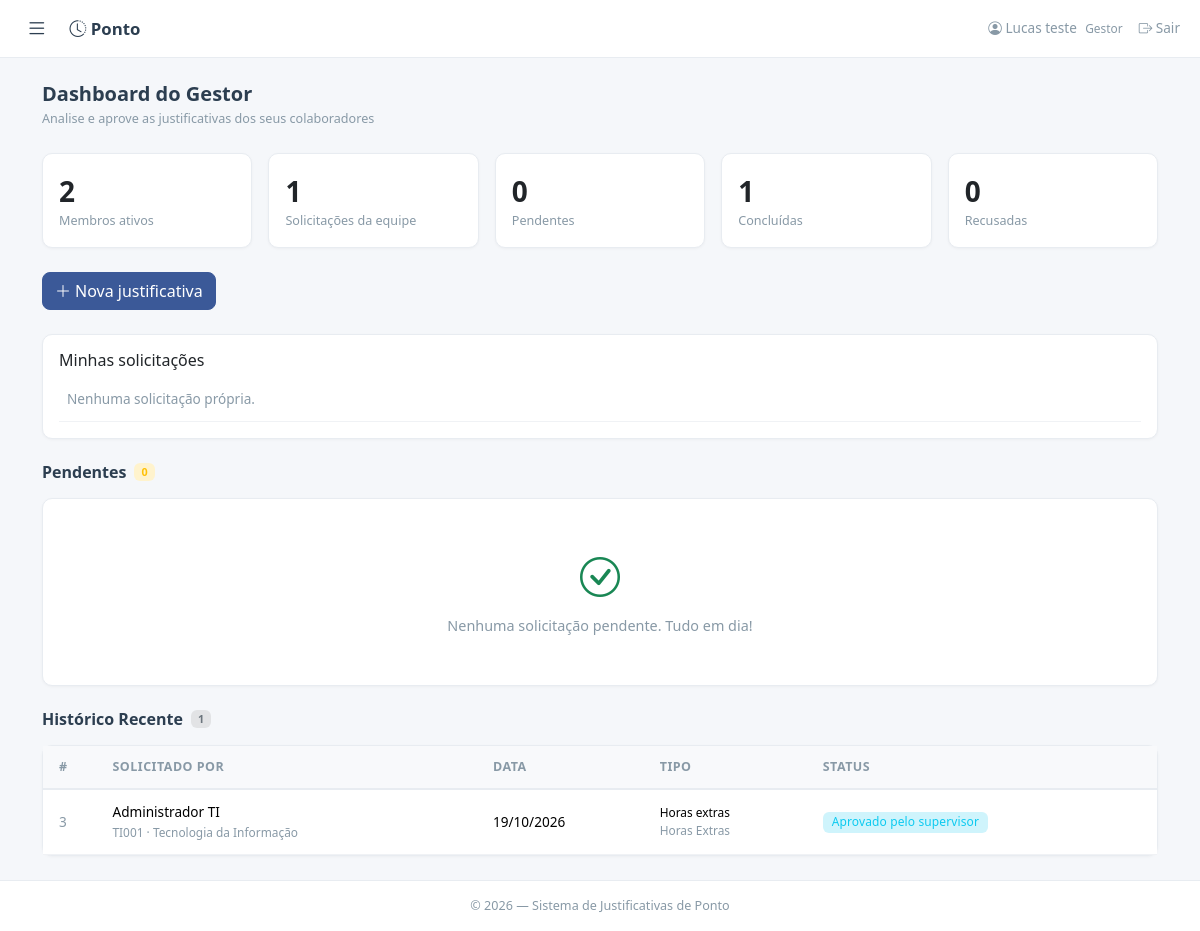
Page /gestor (signed in) on the earlier database version.
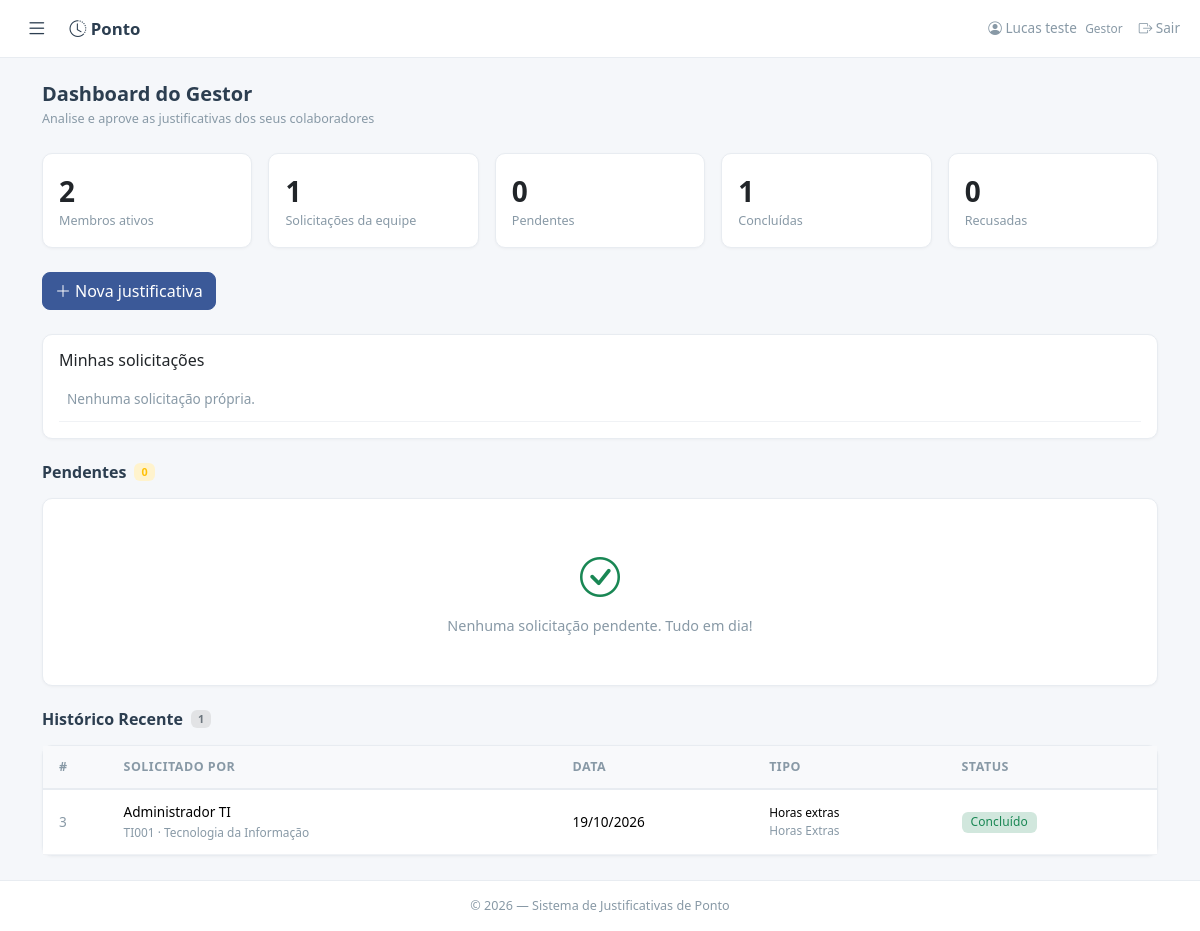
Same page on the later database version.
### models.py (models this page shows, shortened)
class Solicitacao(db.Model):
    __tablename__ = 'solicitacoes'
    id = db.Column(db.Integer, primary_key=True)
    colaborador_id = db.Column(db.Integer, db.ForeignKey('usuarios.id'), nullable=False)
    colaboradores = db.relationship('Colaborador', secondary=solicitacao_colaboradores,
                                    backref=db.backref('solicitacoes', lazy='dynamic'))
    participantes = db.relationship('SolicitacaoParticipante', backref='solicitacao',
                                    cascade='all, delete-orphan', order_by='SolicitacaoParticipante.ordem')
    data_ocorrencia = db.Column(db.Date, nullable=False)
    tipo_ocorrencia = db.Column(db.String(80), nullable=False)
    tipo_justificativa = db.Column(db.String(80), nullable=True)
    horario_entrada = db.Column(db.String(5), nullable=True)
    horario_saida = db.Column(db.String(5), nullable=True)
    motivo = db.Column(db.Text, nullable=False)
    comprovante = db.Column(db.Text, nullable=True)  # JSON com nomes dos anexos
    status = db.Column(db.String(30), default='pendente')
    gestor_id = db.Column(db.Integer, db.ForeignKey('usuarios.id'), nullable=True)
    gestor_parecer = db.Column(db.Text, nullable=True)
    gestor_data = db.Column(db.DateTime, nullable=True)
    dp_id = db.Column(db.Integer, db.ForeignKey('usuarios.id'), nullable=True)
    dp_parecer = db.Column(db.Text, nullable=True)
    dp_data = db.Column(db.DateTime, nullable=True)
    supervisor_id = db.Column(db.Integer, db.ForeignKey('usuarios.id'), nullable=True)
    supervisor_parecer = db.Column(db.Text, nullable=True)
    supervisor_data = db.Column(db.DateTime, nullable=True)
    criado_em = db.Column(db.DateTime, default=lambda: datetime.now(timezone.utc))
    atualizado_em = db.Column(db.DateTime, default=lambda: datetime.now(timezone.utc),
                               onupdate=lambda: datetime.now(timezone.utc))
    gestor_resp = db.relationship('Usuario', foreign_keys=[gestor_id])
    dp_resp = db.relationship('Usuario', foreign_keys=[dp_id])
    supervisor_resp = db.relationship('Usuario', foreign_keys=[supervisor_id])
    STATUS_LABELS = {
        'pendente': 'Pendente',
        'aprovado_gestor': 'Aprovado pelo Gestor',
        'recusado_gestor': 'Recusado pelo Gestor',
        'encaminhado_supervisor': 'Aguardando supervisor administrativo',
        'aprovado_supervisor': 'Aprovado pelo supervisor',
        'recusado_supervisor': 'Recusado pelo supervisor',
        'aprovado_dp': 'Concluído',
        'recusado_dp': 'Recusado pelo DP',
    }
    STATUS_COLORS = {
        'pendente': 'warning',
        'aprovado_gestor': 'info',
        'recusado_gestor': 'danger',
        'encaminhado_supervisor': 'warning',
        'aprovado_supervisor': 'info',
        'recusado_supervisor': 'danger',
        'aprovado_dp': 'success',
        'recusado_dp': 'danger',
    }
    @property
    def status_label(self):
        return self.STATUS_LABELS.get(self.status, self.status)
    @property
    def status_cor(self):
        return self.STATUS_COLORS.get(self.status, 'secondary')

class Usuario(UserMixin, db.Model):
    __tablename__ = 'usuarios'
    id = db.Column(db.Integer, primary_key=True)
    matricula = db.Column(db.String(20), unique=True, nullable=False)
    nome = db.Column(db.String(100), nullable=False)
    email = db.Column(db.String(120), unique=True, nullable=False)
    senha_hash = db.Column(db.String(256), nullable=False)
    perfil = db.Column(db.String(40), nullable=False)
    gestor_id = db.Column(db.Integer, db.ForeignKey('usuarios.id'), nullable=True)
    area_id = db.Column(db.Integer, db.ForeignKey('areas.id'), nullable=True)
    empresa_id = db.Column(db.Integer, db.ForeignKey('empresas.id'), nullable=True)
    ativo = db.Column(db.Boolean, default=True)
    criado_em = db.Column(db.DateTime, default=lambda: datetime.now(timezone.utc))
    gestor = db.relationship('Usuario', remote_side=[id], backref='subordinados')
    area = db.relationship('Area', backref='usuarios')
    empresa = db.relationship('Empresa', backref='usuarios')
    solicitacoes = db.relationship('Solicitacao', backref='colaborador',
                                   foreign_keys='Solicitacao.colaborador_id', lazy='dynamic')
    def tem_permissao(self, chave):
        if self.perfil == 'ti':
            return True
        return UsuarioPermissao.query.filter_by(usuario_id=self.id, permissao=chave).first() is not None

class Area(db.Model):
    __tablename__ = 'areas'
    id = db.Column(db.Integer, primary_key=True)
    nome = db.Column(db.String(100), unique=True, nullable=False)
    ativo = db.Column(db.Boolean, default=True, nullable=False)
    empresas = db.relationship('Empresa', secondary='area_empresas', back_populates='areas')

### app.py (the view)
@app.route('/gestor')
@login_required
@perfil_requerido('gestor')
def painel_gestor():
    minhas_solicitacoes = (Solicitacao.query.filter_by(colaborador_id=current_user.id)
                           .order_by(Solicitacao.criado_em.desc()).all())
    pendentes = (Solicitacao.query
                 .join(Usuario, Solicitacao.colaborador_id == Usuario.id)
                 .filter(Usuario.gestor_id == current_user.id)
                 .filter((Usuario.area_id == current_user.area_id) | (current_user.area_id == None))
                 .filter(Solicitacao.status == 'pendente')
                 .order_by(Solicitacao.criado_em.desc())
                 .all())
    historico = (Solicitacao.query
                 .join(Usuario, Solicitacao.colaborador_id == Usuario.id)
                 .filter(Usuario.gestor_id == current_user.id)
                 .filter((Usuario.area_id == current_user.area_id) | (current_user.area_id == None))
                 .filter(Solicitacao.status != 'pendente')
                 .order_by(Solicitacao.atualizado_em.desc())
                 .limit(50)
                 .all())
    equipe = Usuario.query.filter_by(gestor_id=current_user.id, ativo=True).all()
    equipe_ids = [usuario.id for usuario in equipe]
    equipe_solicitacoes = Solicitacao.query.filter(Solicitacao.colaborador_id.in_(equipe_ids)).all() if equipe_ids else []
    estatisticas = {
        'membros': len(equipe),
        'total': len(equipe_solicitacoes),
        'pendentes': sum(s.status == 'pendente' for s in equipe_solicitacoes),
        'concluidas': sum(s.status in {'aprovado_dp', 'aprovado_supervisor'} for s in equipe_solicitacoes),
        'recusadas': sum(s.status.startswith('recusado') for s in equipe_solicitacoes),
    }
    return render_template('gestor.html', pendentes=pendentes, historico=historico,
                           estatisticas=estatisticas,
                           minhas_solicitacoes=minhas_solicitacoes,
                           colaboradores=Colaborador.query.order_by(Colaborador.nome).all(),
                           tipos=TipoJustificativa.query.order_by(TipoJustificativa.nome).all(),
                           tipos_ocorrencia=TIPOS_OCORRENCIA,
                           supervisores=Usuario.query.filter_by(
                               perfil='supervisor_administrativo', ativo=True).order_by(Usuario.nome).all(),
                           pode_encaminhar_supervisor=permissao_avancada('gestor_encaminhar_supervisor'),
                           pode_recusar_sem_parecer=permissao_avancada('gestor_recusar_sem_parecer'))

### app.py (called while the page is built)
@login_manager.user_loader
def load_user(user_id):
    return db.session.get(Usuario, int(user_id))

@app.context_processor
def inject_now():
    return {'now': datetime.now}

def permissao_avancada(chave):
    return current_user.perfil == 'ti' or current_user.tem_permissao(chave)

def perfil_requerido(*perfis):
    def decorator(f):
        @wraps(f)
        def wrapper(*args, **kwargs):
            if current_user.perfil not in perfis:
                flash('Acesso não autorizado.', 'danger')
                return redirect(request.referrer or url_for('dashboard'))
            return f(*args, **kwargs)
        return wrapper
    return decorator

### templates/gestor.html (shortened to what the changed rows need)
{% extends "base.html" %}
{% block content %}
<div class="card card-clean">
    <div class="card-body p-0">
        {% if historico %}
        <div class="table-responsive">
            <table class="table table-hover align-middle mb-0">
                <thead>
                    <tr>
                        <th class="ps-3">#</th>
                        <th>Solicitado por</th>
                        <th>Data</th>
                        <th>Tipo</th>
                        <th>Status</th>
                    </tr>
                </thead>
                <tbody>
                    {% for s in historico %}
                    <tr>
                        <td class="ps-3 text-muted">{{ s.id }}</td>
                        <td class="fw-500">{{ s.colaborador.nome }}<br><span class="small text-muted">{{ s.colaborador.matricula }}{% if s.colaborador.area %} · {{ s.colaborador.area.nome }}{% endif %}</span></td>
                        <td>{{ s.data_ocorrencia.strftime('%d/%m/%Y') }}</td>
                        <td class="small">{{ s.tipo_ocorrencia }}<br><span class="text-muted">{{ s.tipo_justificativa or '—' }}</span></td>
                        <td>
                            <span class="badge bg-{{ s.status_cor }}-subtle text-{{ s.status_cor }} badge-status">
                                {{ s.status_label }}
                            </span>
                        </td>
                    </tr>
                    {% endfor %}
                </tbody>
            </table>
        </div>
        {% else %}
        <div class="text-center py-4 text-muted small">
            Nenhum registro no histórico.
        </div>
        {% endif %}
    </div>
</div>
{% endblock %}

Differences in the rows shown:
changed Solicitacao "Horas extras": status "aprovado_supervisor" → "aprovado_dp" (drawn); status_label "Aprovado pelo supervisor" → "Concluído"
